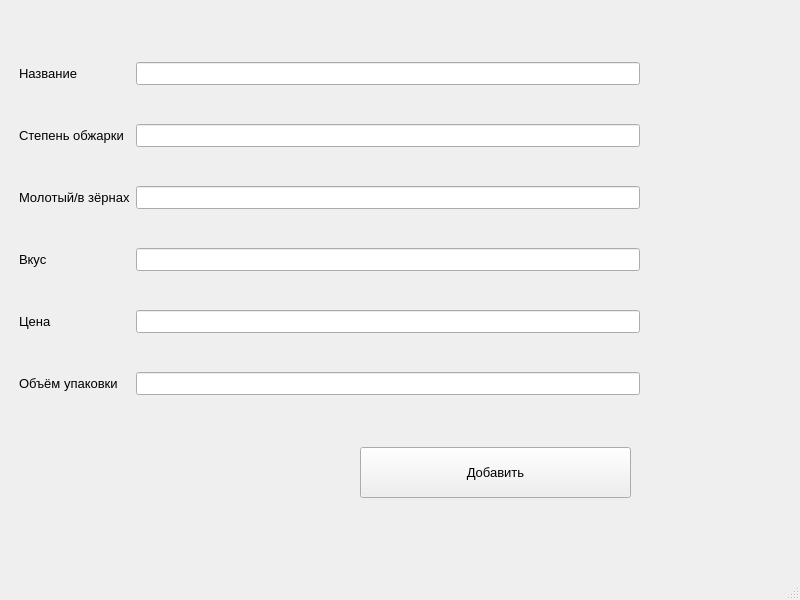
<?xml version="1.0" encoding="UTF-8"?>
<ui version="4.0">
 <class>MainWindow</class>
 <widget class="QMainWindow" name="MainWindow">
  <property name="geometry">
   <rect>
    <x>0</x>
    <y>0</y>
    <width>800</width>
    <height>600</height>
   </rect>
  </property>
  <property name="font">
   <font>
    <pointsize>10</pointsize>
   </font>
  </property>
  <property name="windowTitle">
   <string>MainWindow</string>
  </property>
  <widget class="QWidget" name="centralwidget">
   <widget class="QWidget" name="gridLayoutWidget">
    <property name="geometry">
     <rect>
      <x>19</x>
      <y>29</y>
      <width>621</width>
      <height>401</height>
     </rect>
    </property>
    <layout class="QGridLayout" name="gridLayout">
     <item row="4" column="0">
      <widget class="QLabel" name="label_5">
       <property name="text">
        <string>Цена</string>
       </property>
      </widget>
     </item>
     <item row="0" column="0">
      <widget class="QLabel" name="label">
       <property name="text">
        <string>Название</string>
       </property>
      </widget>
     </item>
     <item row="3" column="1">
      <widget class="QLineEdit" name="lineEdit_4"/>
     </item>
     <item row="2" column="1">
      <widget class="QLineEdit" name="lineEdit_3"/>
     </item>
     <item row="1" column="1">
      <widget class="QLineEdit" name="lineEdit_2"/>
     </item>
     <item row="3" column="0">
      <widget class="QLabel" name="label_4">
       <property name="text">
        <string>Вкус</string>
       </property>
      </widget>
     </item>
     <item row="2" column="0">
      <widget class="QLabel" name="label_3">
       <property name="text">
        <string>Молотый/в зёрнах</string>
       </property>
      </widget>
     </item>
     <item row="4" column="1">
      <widget class="QLineEdit" name="lineEdit_5"/>
     </item>
     <item row="0" column="1">
      <widget class="QLineEdit" name="lineEdit"/>
     </item>
     <item row="1" column="0">
      <widget class="QLabel" name="label_2">
       <property name="text">
        <string>Степень обжарки</string>
       </property>
      </widget>
     </item>
     <item row="5" column="0">
      <widget class="QLabel" name="label_6">
       <property name="text">
        <string>Объём упаковки</string>
       </property>
      </widget>
     </item>
     <item row="5" column="1">
      <widget class="QLineEdit" name="lineEdit_6"/>
     </item>
    </layout>
   </widget>
   <widget class="QPushButton" name="pushButton">
    <property name="geometry">
     <rect>
      <x>360</x>
      <y>447</y>
      <width>271</width>
      <height>51</height>
     </rect>
    </property>
    <property name="text">
     <string>Добавить</string>
    </property>
   </widget>
  </widget>
  <widget class="QMenuBar" name="menubar">
   <property name="geometry">
    <rect>
     <x>0</x>
     <y>0</y>
     <width>800</width>
     <height>29</height>
    </rect>
   </property>
  </widget>
  <widget class="QStatusBar" name="statusbar"/>
 </widget>
 <resources/>
 <connections/>
</ui>
